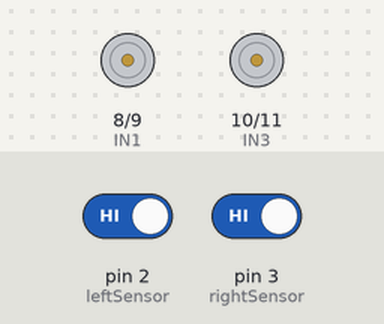
A sketch run on a simulated Arduino Uno, built with avr-gcc and run on an emulated ATmega328P. On the bench: motor-driver pin pairs drawn as motors (green arrow = first pin HIGH = forward, orange = second pin HIGH = backward, longer = more drive, scaled by the enable pin). The test bench sets the inputs (shaded band); at power-on: pin 2 (leftSensor) HIGH, pin 3 (rightSensor) HIGH.

Above: at 1.2 s.
1.3 s: pin 2 (leftSensor) driven LOW
At 2.4 s:
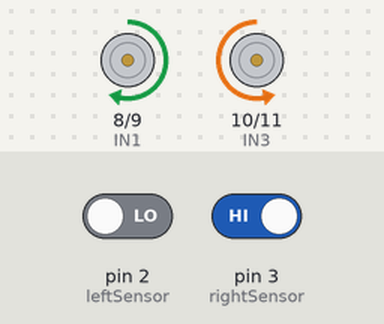
2.8 s: pin 3 (rightSensor) driven LOW
At 3.6 s:
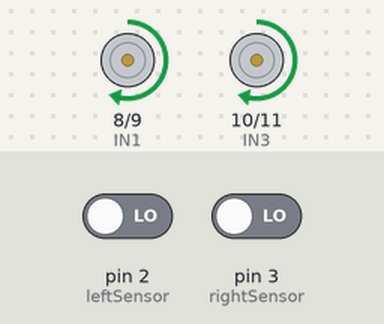
4.3 s: pin 2 (leftSensor) driven HIGH
At 4.7 s:
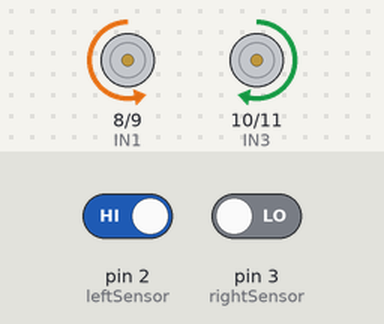
5.8 s: pin 3 (rightSensor) driven HIGH
At 7.1 s:
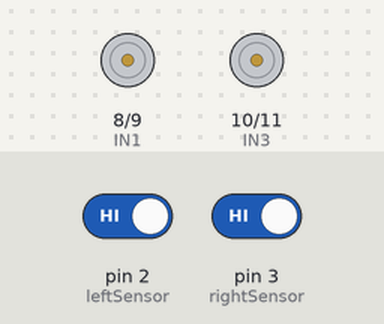
Timing chart, 0 to 8.3 s (numbered marks = the images above; inputs shaded):
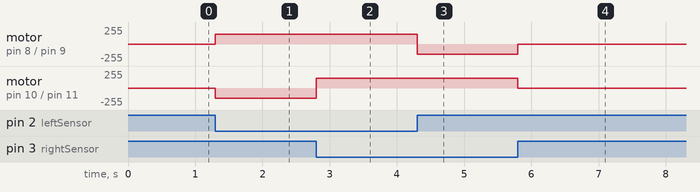

Measured:
- after the input at 1.3 s, motor on pin 8 (IN1) / pin 9 (IN2): stopped → forward 150/255 at once; motor on pin 10 (IN3) / pin 11 (IN4): stopped → backward 150/255 at once
- after the input at 2.8 s, motor on pin 10 (IN3) / pin 11 (IN4): backward 150/255 → forward 150/255 at once
- after the input at 4.3 s, motor on pin 8 (IN1) / pin 9 (IN2): forward 150/255 → backward 150/255 at once
- after the input at 5.8 s, motor on pin 8 (IN1) / pin 9 (IN2): backward 150/255 → stopped at once; motor on pin 10 (IN3) / pin 11 (IN4): forward 150/255 → stopped at once

The sketch:

code.ino
```cpp
// IR Sensor Pins
int leftSensor = 2;
int rightSensor = 3;

// Motor Driver Pins
int ENA = 5;
int IN1 = 8;
int IN2 = 9;

int ENB = 6;
int IN3 = 10;
int IN4 = 11;

void setup() {

  pinMode(leftSensor, INPUT);
  pinMode(rightSensor, INPUT);

  pinMode(ENA, OUTPUT);
  pinMode(IN1, OUTPUT);
  pinMode(IN2, OUTPUT);

  pinMode(ENB, OUTPUT);
  pinMode(IN3, OUTPUT);
  pinMode(IN4, OUTPUT);

  analogWrite(ENA, 150);
  analogWrite(ENB, 150);
}

void loop() {

  int left = digitalRead(leftSensor);
  int right = digitalRead(rightSensor);

  // Both sensors on white line
  if(left == 0 && right == 0) {
    forward();
  }

  // Left sensor detects black line
  else if(left == 1 && right == 0) {
    turnLeft();
  }

  // Right sensor detects black line
  else if(left == 0 && right == 1) {
    turnRight();
  }

  // Both sensors detect black
  else {
    stopRobot();
  }
}

void forward() {
  digitalWrite(IN1, HIGH);
  digitalWrite(IN2, LOW);

  digitalWrite(IN3, HIGH);
  digitalWrite(IN4, LOW);
}

void turnLeft() {
  digitalWrite(IN1, LOW);
  digitalWrite(IN2, HIGH);

  digitalWrite(IN3, HIGH);
  digitalWrite(IN4, LOW);
}

void turnRight() {
  digitalWrite(IN1, HIGH);
  digitalWrite(IN2, LOW);

  digitalWrite(IN3, LOW);
  digitalWrite(IN4, HIGH);
}

void stopRobot() {
  digitalWrite(IN1, LOW);
  digitalWrite(IN2, LOW);

  digitalWrite(IN3, LOW);
  digitalWrite(IN4, LOW);
}
```
